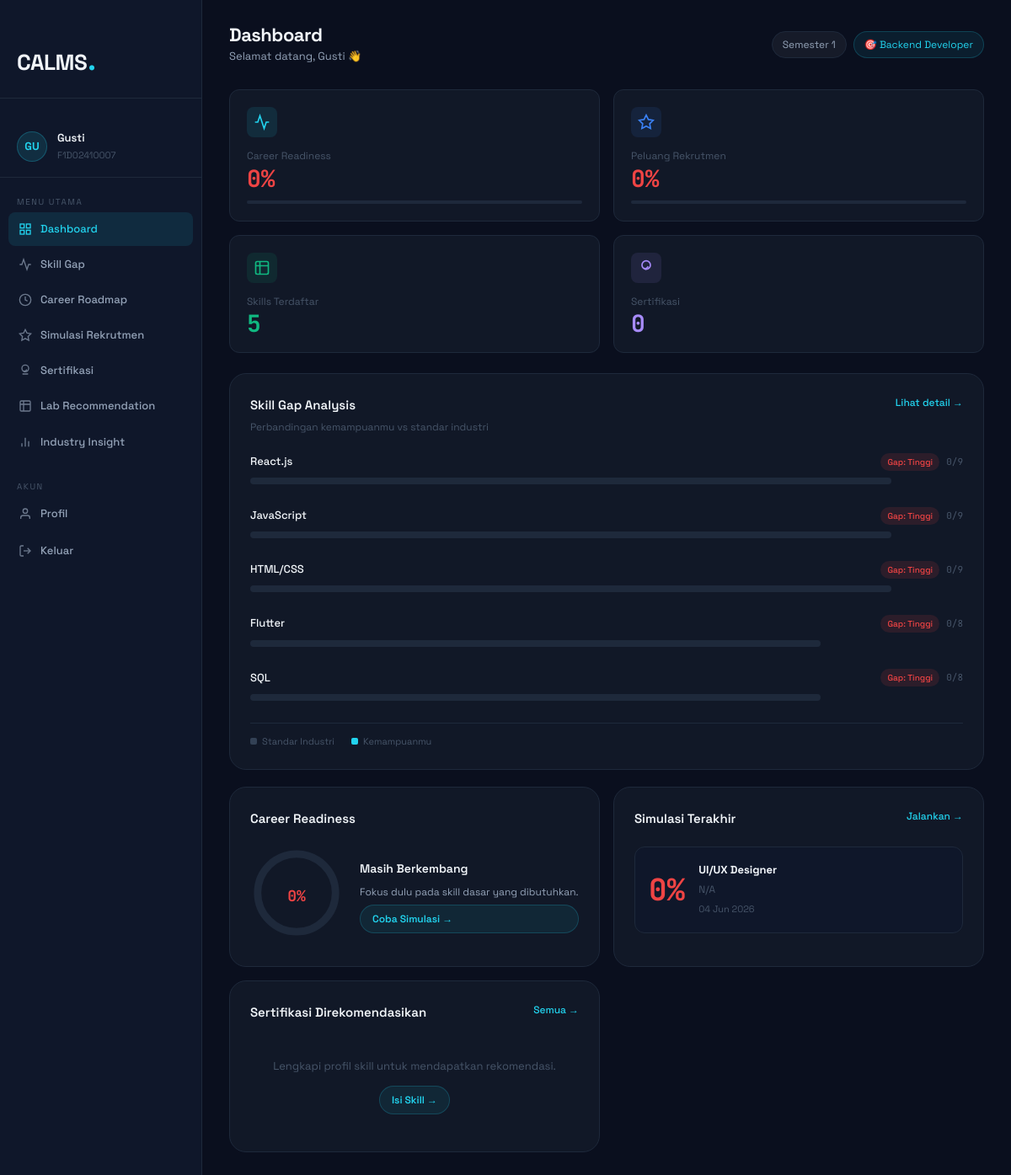
The app's page /dashboard.php (signed in) with its own data.
### tables this page shows
CREATE TABLE `mahasiswa_profiles` (
  `id` int(11) NOT NULL AUTO_INCREMENT,
  `user_id` int(11) NOT NULL,
  `nim` varchar(20) NOT NULL,
  `semester` int(11) DEFAULT 1,
  `ipk` decimal(3,2) DEFAULT 0.00,
  `target_career` varchar(100) DEFAULT NULL,
  `bio` text DEFAULT NULL,
  `linkedin_url` varchar(500) DEFAULT NULL,
  `github_url` varchar(500) DEFAULT NULL,
  `created_at` timestamp NOT NULL DEFAULT current_timestamp(),
  `updated_at` timestamp NOT NULL DEFAULT current_timestamp() ON UPDATE current_timestamp(),
  `avatar_path` varchar(255) DEFAULT NULL,
  PRIMARY KEY (`id`),
  UNIQUE KEY `user_id` (`user_id`),
  UNIQUE KEY `nim` (`nim`),
  CONSTRAINT `mahasiswa_profiles_ibfk_1` FOREIGN KEY (`user_id`) REFERENCES `users` (`id`) ON DELETE CASCADE
);

CREATE TABLE `users` (
  `id` int(11) NOT NULL AUTO_INCREMENT,
  `fullname` varchar(255) NOT NULL,
  `email` varchar(255) NOT NULL,
  `password` varchar(255) NOT NULL,
  `role` enum('mahasiswa','dosen','admin') DEFAULT 'mahasiswa',
  `is_active` tinyint(1) DEFAULT 1,
  `created_at` timestamp NOT NULL DEFAULT current_timestamp(),
  PRIMARY KEY (`id`),
  UNIQUE KEY `email` (`email`)
);

CREATE TABLE `simulations` (
  `id` int(11) NOT NULL AUTO_INCREMENT,
  `student_id` int(11) NOT NULL,
  `target_role` varchar(100) DEFAULT NULL,
  `target_company` varchar(100) DEFAULT NULL,
  `ipk_score` decimal(5,2) DEFAULT 0.00,
  `skill_score` decimal(5,2) DEFAULT 0.00,
  `cert_score` decimal(5,2) DEFAULT 0.00,
  `portfolio_score` decimal(5,2) DEFAULT 0.00,
  `probability_score` decimal(5,4) DEFAULT 0.0000,
  `iterations` int(11) DEFAULT 10000,
  `created_at` timestamp NOT NULL DEFAULT current_timestamp(),
  PRIMARY KEY (`id`),
  KEY `student_id` (`student_id`),
  CONSTRAINT `simulations_ibfk_1` FOREIGN KEY (`student_id`) REFERENCES `mahasiswa_profiles` (`id`) ON DELETE CASCADE
);

### dashboard.php (the view, shortened to what the rows shown need)
<?php
require_once 'includes/auth_guard.php';
$user = getCurrentUser();
$db = getDB();
$stmt = $db->prepare("SELECT mp.*, u.fullname, u.email
    FROM mahasiswa_profiles mp
    JOIN users u ON u.id = mp.user_id
    WHERE mp.user_id = ?");
$stmt->execute([$user['id']]);
$profile = $stmt->fetch();
$stmt = $db->prepare("
    SELECT s.probability_score, s.target_company, s.target_role, s.created_at
    FROM simulations s
    JOIN mahasiswa_profiles mp ON mp.id = s.student_id
    WHERE mp.user_id = ?
    ORDER BY s.created_at DESC
    LIMIT 1
");
$stmt->execute([$user['id']]);
$simulation = $stmt->fetch();
$probScore = $simulation ? round($simulation['probability_score'] * 100) : 0;
function probClass(int $score): string {
    return 'sim-prob--red';
}
?>
<!DOCTYPE html>
<html lang="id">
<head>
    <link rel="stylesheet" href="style.css">
    <link rel="stylesheet" href="dashboard.css">
</head>
<body class="dashboard-body">
<?php $activePage = 'dashboard'; include 'includes/sidebar.php'; ?>
<main class="main-content">
    <div class="topbar">
        <div class="topbar-left">
            <div>
                <h1 class="page-title">Dashboard</h1>
                <p class="page-sub">Selamat datang, <?= htmlspecialchars(explode(' ', $user['fullname'])[0]) ?> 👋</p>
            </div>
        </div>
        <div class="topbar-right">
            <span class="semester-badge">Semester <?= $profile['semester'] ?? '-' ?></span>
            <?php if ($profile['target_career']): ?>
                <span class="career-badge">🎯 <?= htmlspecialchars($profile['target_career']) ?></span>
            <?php endif; ?>
        </div>
    </div>
    <div class="stat-grid">
        <div class="stat-card">
            <div class="stat-body">
                <span class="stat-label">Peluang Rekrutmen</span>
                <span class="stat-value <?= probClass($probScore) === 'sim-prob--green' ? 'value--green' : (probClass($probScore) === 'sim-prob--amber' ? 'value--amber' : 'value--red') ?>"><?= $probScore ?>%</span>
            </div>
        </div>
    </div>
    <div class="dashboard-grid">
        <div class="dash-panel panel-wide">
            <div class="panel-header">
                <div>
                    <h2 class="panel-title">Skill Gap Analysis</h2>
                </div>
            </div>
        </div>
        <div class="dash-right">
            <div class="dash-panel">
                <div class="panel-header">
                    <h2 class="panel-title">Career Readiness</h2>
                </div>
            </div>
            <div class="dash-panel">
                <div class="panel-header">
                    <h2 class="panel-title">Simulasi Terakhir</h2>
                </div>
                <?php if ($simulation): ?>
                <div class="sim-result">
                    <div class="sim-prob <?= probClass($probScore) ?>">
                        <?= $probScore ?>%
                    </div>
                    <div class="sim-detail">
                        <p><strong><?= htmlspecialchars($simulation['target_role'] ?? 'N/A') ?></strong></p>
                        <p class="muted-txt"><?= htmlspecialchars($simulation['target_company'] ?? 'N/A') ?></p>
                        <p class="muted-txt sim-date">
                            <?= date('d M Y', strtotime($simulation['created_at'])) ?>
                        </p>
                    </div>
                </div>
                <?php endif; ?>
            </div>
            <div class="dash-panel">
                <div class="panel-header">
                    <h2 class="panel-title">Sertifikasi Direkomendasikan</h2>
                </div>
            </div>
        </div>
    </div>
</main>
</body>
</html>

### includes/sidebar.php (shortened to what the rows shown need)
<aside class="sidebar" id="sidebar">
    <div class="sidebar-user">
        <?php
        $avatarPath = $profile['avatar_path'] ?? '';
        $avatarFile = $avatarPath ? __DIR__ . '/../' . $avatarPath : '';
        $hasSidebarAvatar = $avatarFile && file_exists($avatarFile);
        ?>
        <?php if ($hasSidebarAvatar): ?>
        <img src="../<?= htmlspecialchars($avatarPath) ?>" alt="Avatar" class="user-avatar" style="object-fit:cover;">
        <?php else: ?>
        <div class="user-avatar"><?= strtoupper(substr($user['fullname'] ?? 'U', 0, 2)) ?></div>
        <?php endif; ?>
        <div class="user-info">
            <strong><?= htmlspecialchars(explode(' ', $user['fullname'] ?? 'User')[0]) ?></strong>
            <span><?= htmlspecialchars($profile['nim'] ?? '-') ?></span>
        </div>
    </div>
</aside>

### records on screen
mahasiswa_profiles: user.fullname "GU", user.fullname "Gusti", nim "F1D02410007", semester "1", target_career "Backend Developer"
simulations: probability_score "0", target_role "UI/UX Designer", target_company "N/A", created_at "04 Jun 2026"

### other values on screen
$item['label'] "Dashboard"
$item['label'] "Skill Gap"
$item['label'] "Career Roadmap"
$item['label'] "Simulasi Rekrutmen"
$item['label'] "Sertifikasi"
$item['label'] "Lab Recommendation"
$item['label'] "Industry Insight"
$readinessScore "0"
count($skills) "5"
count($certs) "0"
$sk['skill_name'] "React.js"
$gLabel "Tinggi"
$sk['student_level'] "0"
$sk['industry_level'] "9"
$sk['skill_name'] "JavaScript"
